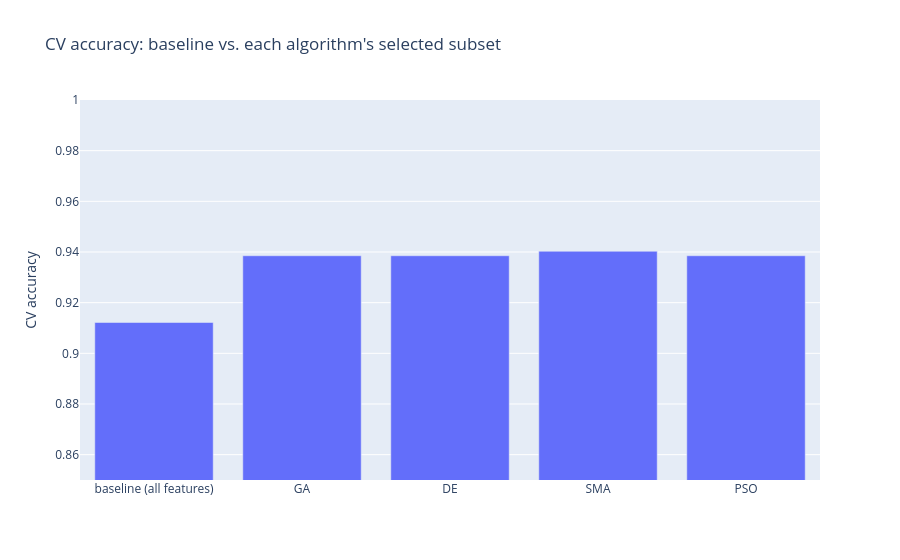
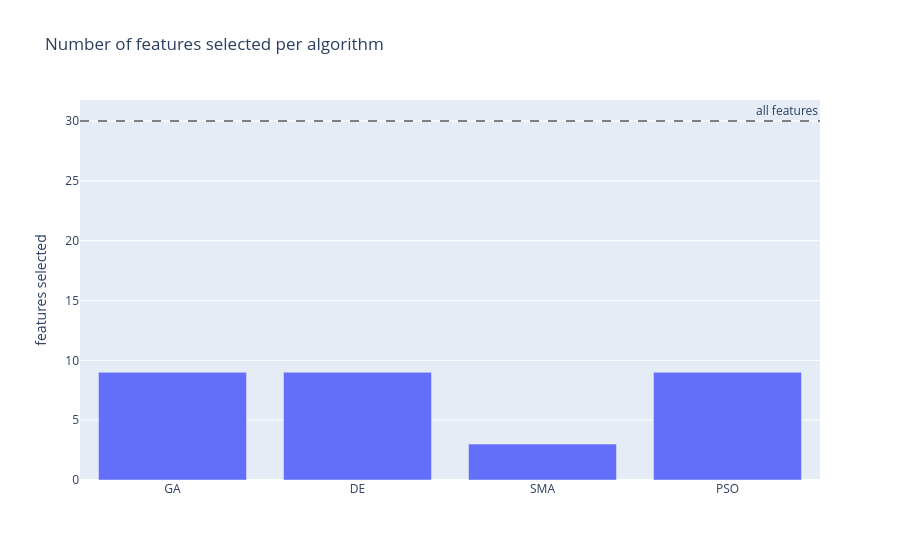

Here is the notebook cell these charts were saved with, in order:
### Code cell
accuracy_fig = go.Figure(go.Bar(
    x=['baseline (all features)'] + list(comparison_df.index),
    y=[baseline_accuracy] + list(comparison_df['cv_accuracy']),
))
accuracy_fig.update_layout(
    title='CV accuracy: baseline vs. each algorithm\'s selected subset',
    yaxis_title='CV accuracy',
    yaxis_range=[0.85, 1.0],
)
accuracy_fig.show()

count_fig = go.Figure(go.Bar(x=comparison_df.index, y=comparison_df['num_features']))
count_fig.add_hline(y=NUM_FEATURES, line_dash='dash', line_color='gray', annotation_text='all features')
count_fig.update_layout(
    title='Number of features selected per algorithm',
    yaxis_title='features selected',
)
count_fig.show()

### Figure 1 — Plotly figure (JSON) as saved in the notebook; plotly's stock layout.template omitted (floating-point values rounded to 4 significant figures)
{"data": [{"type": "bar", "x": ["baseline (all features)", "GA", "DE", "SMA", "PSO"], "y": [0.9122, 0.9385, 0.9385, 0.9403, 0.9385]}], "layout": {"title": {"text": "CV accuracy: baseline vs. each algorithm's selected subset"}, "yaxis": {"range": [0.85, 1.0], "title": {"text": "CV accuracy"}}}}

### Figure 2 — Plotly figure (JSON) as saved in the notebook; plotly's stock layout.template omitted (floating-point values rounded to 4 significant figures)
{"data": [{"type": "bar", "x": ["GA", "DE", "SMA", "PSO"], "y": [9, 9, 3, 9]}], "layout": {"annotations": [{"showarrow": false, "text": "all features", "x": 1, "xanchor": "right", "xref": "x domain", "y": 30, "yanchor": "bottom", "yref": "y"}], "shapes": [{"line": {"color": "gray", "dash": "dash"}, "type": "line", "x0": 0, "x1": 1, "xref": "x domain", "y0": 30, "y1": 30, "yref": "y"}], "title": {"text": "Number of features selected per algorithm"}, "yaxis": {"title": {"text": "features selected"}}}}
